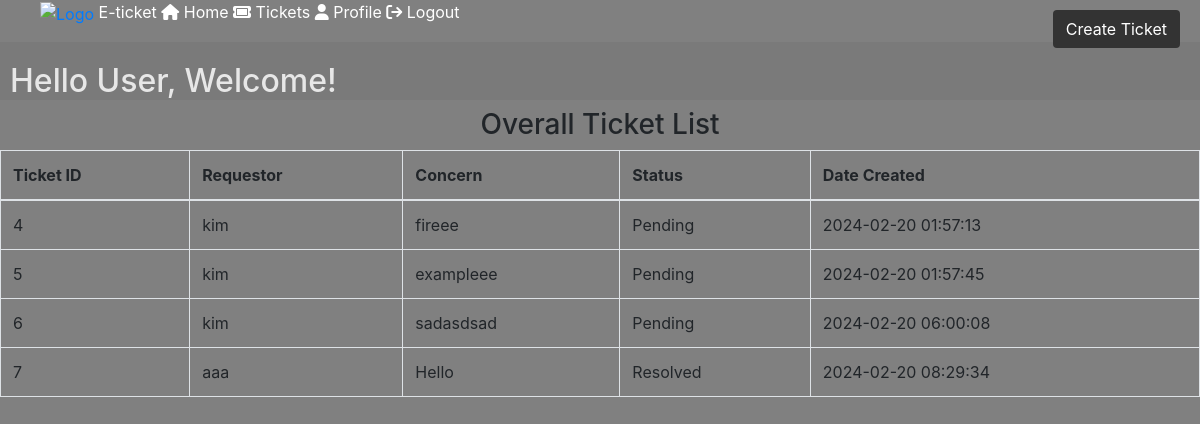
The page /Home_User1.php on the database its author committed.
### tables this page shows
CREATE TABLE `ticket` (
  `ticket_id` int(11) NOT NULL,
  `date` timestamp(6) NOT NULL DEFAULT current_timestamp(6),
  `subject` varchar(30) NOT NULL,
  `company` varchar(50) NOT NULL,
  `branch` varchar(50) NOT NULL,
  `department` varchar(30) NOT NULL,
  `requestor` varchar(50) NOT NULL,
  `concern` varchar(50) NOT NULL,
  `status` varchar(50) NOT NULL DEFAULT 'Pending',
  `comment` text NOT NULL,
  `date_created` timestamp NOT NULL DEFAULT current_timestamp() ON UPDATE current_timestamp()
);

### function/myfunction.php (called while the page is built)
<?php
include('mysql_connect.php');
function getAll($table)
{
    global $con;
    $query = "SELECT * FROM $table";
    return $query_run = mysqli_query($con, $query);
}
?>

### Home_User1.php (the view, shortened to what this page needs)
<?php
include('sidebar_user.php');
include('function/myfunction.php');
?>
<head>
    <link rel="stylesheet" href="https://stackpath.bootstrapcdn.com/bootstrap/4.5.2/css/bootstrap.min.css">
    <link rel="stylesheet" href="https://cdnjs.cloudflare.com/ajax/libs/font-awesome/6.0.0-beta3/css/all.min.css">
</head>
</head>
<body style="margin-left: 100px">
    <div style="background:#7a7a7a; padding-top:20px;">
        <h2 style="margin-left: 10px; color:#e7e7e7;">Hello User, Welcome!</h2>
    </div>
    <div class="container1">
        <button type="button" class="btn btn-custom" data-toggle="modal" data-target="#myModal" style="position: absolute; top: 10px; right: 20px;">Create Ticket</button>
        <h3>
            <center>Overall Ticket List</center>
        </h3>
        <table class="table table-bordered">
            <thead>
                <tr>
                    <th>Ticket ID</th>
                    <th>Requestor</th>
                    <th>Concern</th>
                    <th>Status</th>
                    <th>Date Created</th>
                </tr>
            </thead>
            <tbody>
                <?php
                $ticket = getAll("ticket");
                if (mysqli_num_rows($ticket) > 0) {
                    foreach ($ticket as $item) {
                ?>
                        <tr>
                            <td><?= $item['ticket_id']; ?></td>
                            <td><?= $item['requestor']; ?></td>
                            <td><?= $item['concern']; ?></td>
                            <td><?= $item['status']; ?></td>
                            <td><?= $item['date_created']; ?></td>
                        </tr>
                <?php
                    }
                } else {
                    echo "No Records Found!";
                }
                ?>
            </tbody>
        </table>
    </div>
</body>
</html>

### css/sidebar_navbar.css (style rules this page uses)
body { font-family: 'Poppins', sans-serif; }

### Home_User1.php (style rules this page uses)
.btn-custom { background-color: #333333; color: #ffffff; transition: color 0.3s; }

### rows shown on the page
ticket: ticket_id "4", requestor "kim", concern "fireee", status "Pending", date_created "2024-02-20 01:57:13"
ticket: ticket_id "5", requestor "kim", concern "exampleee", status "Pending", date_created "2024-02-20 01:57:45"
ticket: ticket_id "6", requestor "kim", concern "sadasdsad", status "Pending", date_created "2024-02-20 06:00:08"
ticket: ticket_id "7", requestor "aaa", concern "Hello", status "Resolved", date_created "2024-02-20 08:29:34"
